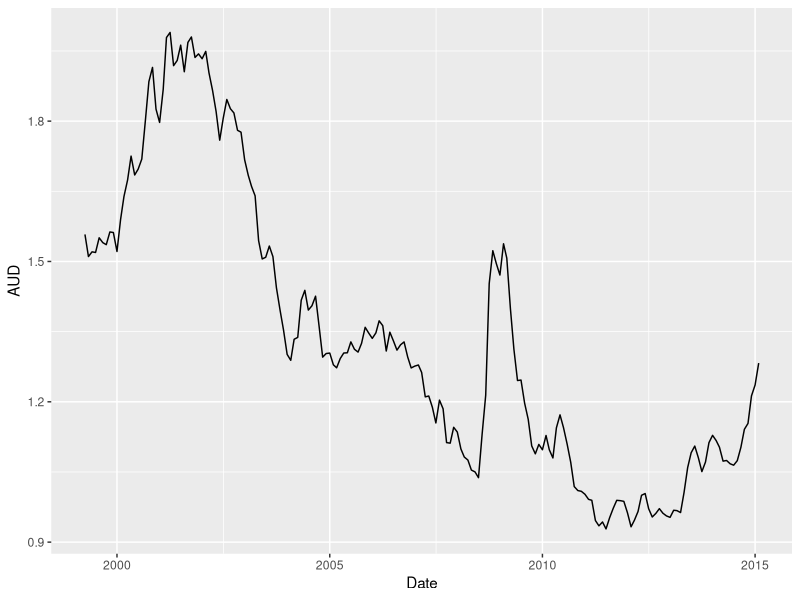
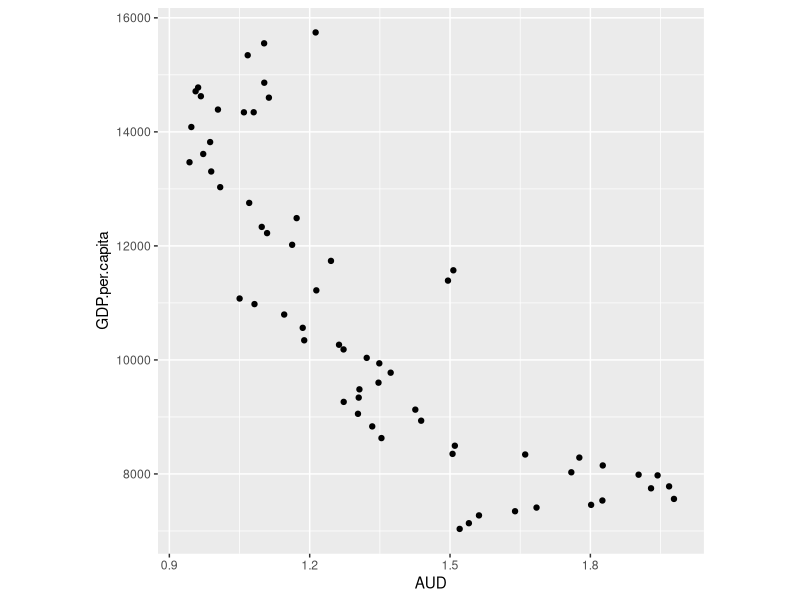

Here is the R script that generated these plots, in order:
## ---- chunk 1
xc <- read.csv("../data/exchangerate.csv", stringsAsFactors=FALSE)
dim(xc)
head(xc)
## ---- chunk 2
xc$Date <- as.Date(paste("1",xc$Date,sep="-"), "%d-%b-%y")
summary(xc)
## ---- chunk 3
gdp <- read.csv("../data/gdp.csv", stringsAsFactors=FALSE)
dim(gdp)
head(gdp)
## ---- chunk 4
gdp$Date <- as.Date(paste("1", gdp$Date,sep="-"), "%d-%b-%Y")
summary(gdp)
## ---- chunk 5
library(dplyr)
gdp <- filter(gdp, Date >= min(xc$Date))
summary(gdp)
## ---- chunk 6
xc.gdp <- left_join(xc, gdp)
dim(xc.gdp)
head(xc.gdp)
## ---- chunk 7
library(ggplot2)
qplot(Date, AUD, data=xc.gdp, geom="line")
## ---- chunk 8
qplot(AUD, GDP.per.capita, data=xc.gdp) + theme(aspect.ratio=1)
